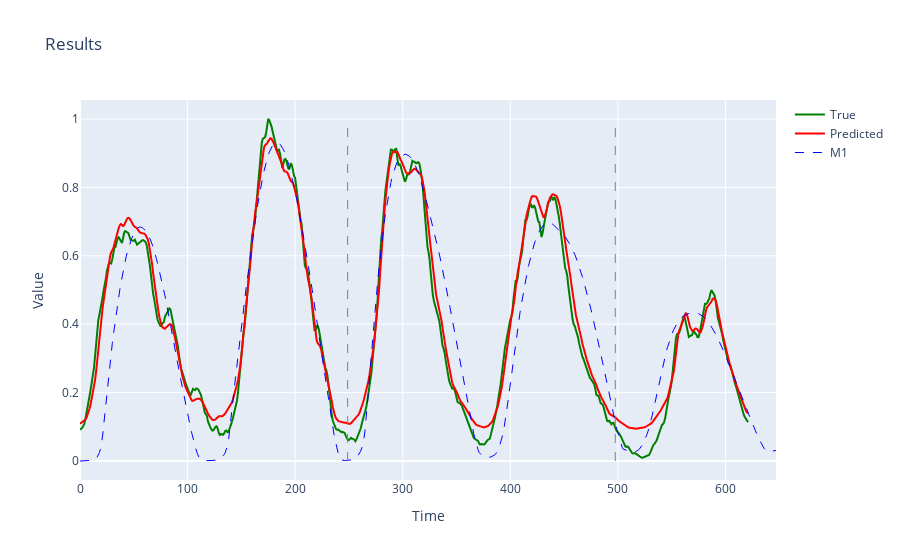

The notebook cell saved with this chart:
### Markdown cell above
# Results

### Code cell
model.eval()
x = data.X.to(device)
y = data.y.to(device)
preds = model(x.to(device))


fig = go.Figure()
fig.add_trace(go.Scatter(y=y.cpu().numpy()[:, 0], name='True', mode='lines', line=dict(color='green')))
fig.add_trace(go.Scatter(y=preds.detach().cpu().numpy()[:, 0], name='Predicted', mode='lines', line=dict(color='red')))
# train-val line
fig.add_shape(type='line', x0=(1 - test_val_size) * len(x), x1=(1 - test_val_size) * len(x), y0=0, y1=1, line=dict(color='gray', width=1, dash='dash'))
fig.add_shape(type='line', x0=0.8 * len(x), x1=0.8 * len(x), y0=0, y1=1, line=dict(color='gray', width=1, dash='dash'))
# add M1
fig.add_trace(go.Scatter(y=model_series, name='M1', mode='lines', line=dict(color='blue', dash='dash', width=1)))
fig.update_layout(title='Results', xaxis_title='Time', yaxis_title='Value')
fig.show()

### Figure 1 — Plotly figure (JSON) as saved in the notebook; plotly's stock layout.template omitted (floating-point values rounded to 4 significant figures; data arrays with more than 128 entries replaced by an {"elided": "..."} marker saying what was removed)
{"data": [{"line": {"color": "green"}, "mode": "lines", "name": "True", "type": "scatter", "y": {"elided": "622 float values"}}, {"line": {"color": "red"}, "mode": "lines", "name": "Predicted", "type": "scatter", "y": {"elided": "622 float values"}}, {"line": {"color": "blue", "dash": "dash", "width": 1}, "mode": "lines", "name": "M1", "type": "scatter", "y": {"elided": "648 float values"}}], "layout": {"shapes": [{"line": {"color": "gray", "dash": "dash", "width": 1}, "type": "line", "x0": 248.8, "x1": 248.8, "y0": 0, "y1": 1}, {"line": {"color": "gray", "dash": "dash", "width": 1}, "type": "line", "x0": 497.6, "x1": 497.6, "y0": 0, "y1": 1}], "title": {"text": "Results"}, "xaxis": {"title": {"text": "Time"}}, "yaxis": {"title": {"text": "Value"}}}}
